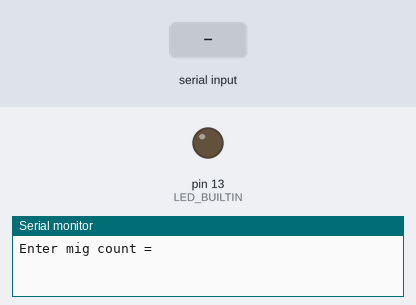
Recording of a sketch running on a simulated Arduino Uno, built with avr-gcc and run on an emulated ATmega328P. Shown: output pins drawn as LEDs (lit = HIGH), the last lines printed to the serial monitor. Dashed ring = blinking. The inputs (shaded band) are chosen by the test bench.

Above: at 1.2 s.
1.3 s: "90,45\n" received over Serial
At 3.8 s:
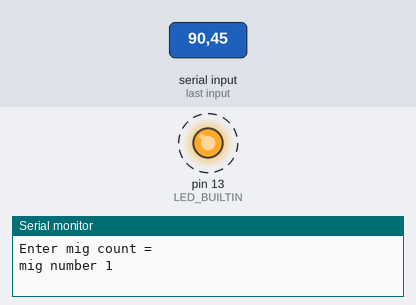
Timing chart, 0 to 10.3 s (numbered marks = the images above; inputs shaded):
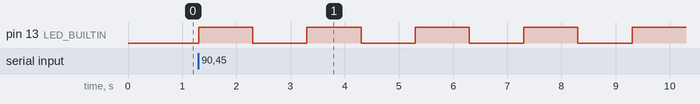

The sketch:

Zadanie_1.ino
```cpp
// the setup function runs once when you press reset or power the board
void setup() {
  Serial.begin(9600);
  // initialize digital pin LED_BUILTIN as an output.
  pinMode(LED_BUILTIN, OUTPUT);
  Serial.println("Enter mig count = ");
}

// the loop function runs over and over again forever
void loop() {
  int i = 1;
  int count = Serial.parseInt();
  while (i<=count) {
    digitalWrite(LED_BUILTIN, HIGH);  // turn the LED on (HIGH is the voltage level)
    delay(1000);                      // wait for a second
    digitalWrite(LED_BUILTIN, LOW);   // turn the LED off by making the voltage LOW
    delay(1000);
    Serial.print("mig number ");             // wait for a second
    Serial.println(i);
    i++;
  }

}
```

Measured:
- after the input at 1.3 s, pin 13 (LED_BUILTIN): alternates HIGH for 1.0 s and LOW for 1.0 s, starting at once
